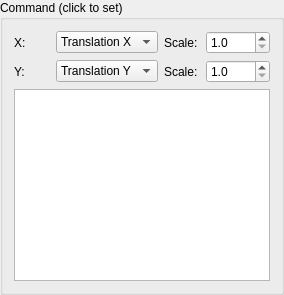
           <widget class="QGroupBox" name="commandGroup">
            <property name="sizePolicy">
             <sizepolicy hsizetype="Preferred" vsizetype="Preferred">
              <horstretch>0</horstretch>
              <verstretch>0</verstretch>
             </sizepolicy>
            </property>
            <property name="title">
             <string>Command (click to set)</string>
            </property>
            <layout class="QVBoxLayout" name="verticalLayout_8">
             <item>
              <layout class="QGridLayout" name="gridLayout_8">
               <item row="0" column="0">
                <widget class="QLabel" name="label_18">
                 <property name="text">
                  <string>X:</string>
                 </property>
                </widget>
               </item>
               <item row="0" column="1">
                <widget class="QComboBox" name="commandXCombo">
                 <item>
                  <property name="text">
                   <string>Translation X</string>
                  </property>
                 </item>
                 <item>
                  <property name="text">
                   <string>Translation Y</string>
                  </property>
                 </item>
                 <item>
                  <property name="text">
                   <string>Rotation</string>
                  </property>
                 </item>
                 <item>
                  <property name="text">
                   <string>Body X</string>
                  </property>
                 </item>
                 <item>
                  <property name="text">
                   <string>Body Y</string>
                  </property>
                 </item>
                 <item>
                  <property name="text">
                   <string>Body Z</string>
                  </property>
                 </item>
                 <item>
                  <property name="text">
                   <string>Body Pitch</string>
                  </property>
                 </item>
                 <item>
                  <property name="text">
                   <string>Body Roll</string>
                  </property>
                 </item>
                 <item>
                  <property name="text">
                   <string>Body Yaw</string>
                  </property>
                 </item>
                </widget>
               </item>
               <item row="0" column="2">
                <widget class="QLabel" name="label_28">
                 <property name="text">
                  <string>Scale:</string>
                 </property>
                </widget>
               </item>
               <item row="0" column="3">
                <widget class="QDoubleSpinBox" name="commandXScaleSpin">
                 <property name="decimals">
                  <number>1</number>
                 </property>
                 <property name="minimum">
                  <double>1.000000000000000</double>
                 </property>
                 <property name="maximum">
                  <double>5000.000000000000000</double>
                 </property>
                 <property name="singleStep">
                  <double>10.000000000000000</double>
                 </property>
                </widget>
               </item>
               <item row="1" column="0">
                <widget class="QLabel" name="label_19">
                 <property name="text">
                  <string>Y:</string>
                 </property>
                </widget>
               </item>
               <item row="1" column="1">
                <widget class="QComboBox" name="commandYCombo">
                 <property name="currentIndex">
                  <number>1</number>
                 </property>
                 <item>
                  <property name="text">
                   <string>Translation X</string>
                  </property>
                 </item>
                 <item>
                  <property name="text">
                   <string>Translation Y</string>
                  </property>
                 </item>
                 <item>
                  <property name="text">
                   <string>Rotation</string>
                  </property>
                 </item>
                 <item>
                  <property name="text">
                   <string>Body X</string>
                  </property>
                 </item>
                 <item>
                  <property name="text">
                   <string>Body Y</string>
                  </property>
                 </item>
                 <item>
                  <property name="text">
                   <string>Body Z</string>
                  </property>
                 </item>
                 <item>
                  <property name="text">
                   <string>Body Pitch</string>
                  </property>
                 </item>
                 <item>
                  <property name="text">
                   <string>Body Roll</string>
                  </property>
                 </item>
                 <item>
                  <property name="text">
                   <string>Body Yaw</string>
                  </property>
                 </item>
                </widget>
               </item>
               <item row="1" column="2">
                <widget class="QLabel" name="label_29">
                 <property name="text">
                  <string>Scale:</string>
                 </property>
                </widget>
               </item>
               <item row="1" column="3">
                <widget class="QDoubleSpinBox" name="commandYScaleSpin">
                 <property name="decimals">
                  <number>1</number>
                 </property>
                 <property name="minimum">
                  <double>1.000000000000000</double>
                 </property>
                 <property name="maximum">
                  <double>5000.000000000000000</double>
                 </property>
                 <property name="singleStep">
                  <double>10.000000000000000</double>
                 </property>
                </widget>
               </item>
              </layout>
             </item>
             <item>
              <widget class="QGraphicsView" name="gaitCommandView">
               <property name="sizePolicy">
                <sizepolicy hsizetype="Expanding" vsizetype="Expanding">
                 <horstretch>0</horstretch>
                 <verstretch>0</verstretch>
                </sizepolicy>
               </property>
              </widget>
             </item>
            </layout>
           </widget>
